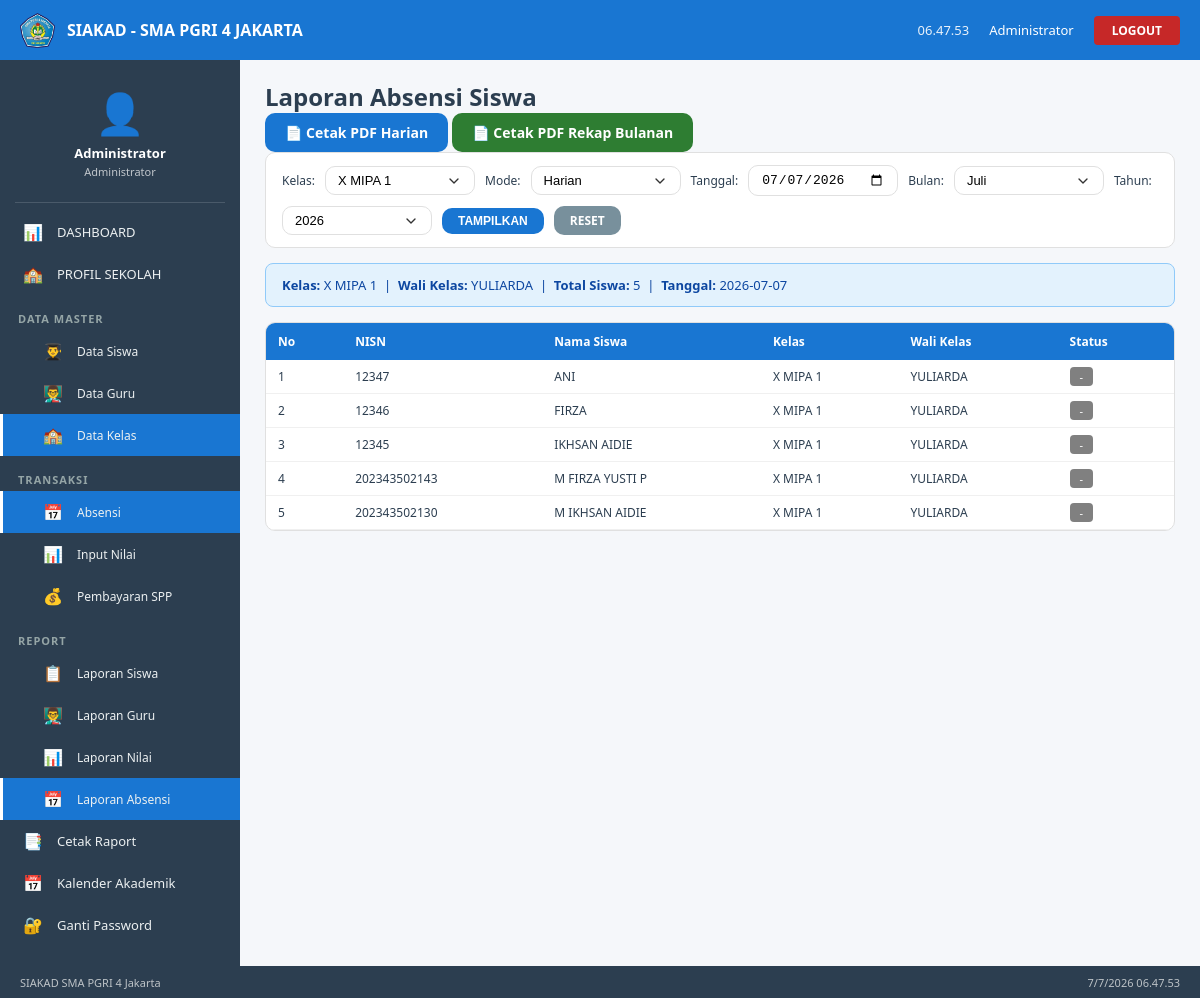
The app's page /laporan/absensi.php?kelas=X MIPA 1 (signed in) with its own data.
### tables this page shows
CREATE TABLE `tbl_guru` (
  `nip` varchar(20) NOT NULL,
  `jk` enum('Laki-laki','Perempuan') DEFAULT NULL,
  `nama_guru` varchar(100) NOT NULL,
  `mapel` varchar(50) NOT NULL,
  `password` varchar(255) DEFAULT md5('guru123'),
  `last_login` datetime DEFAULT NULL,
  `status` enum('aktif','nonaktif') DEFAULT 'aktif'
);

CREATE TABLE `tbl_siswa` (
  `nisn` varchar(20) NOT NULL,
  `nis` varchar(20) DEFAULT NULL,
  `nama` varchar(100) NOT NULL,
  `jk` enum('Laki-laki','Perempuan') NOT NULL,
  `tempat_lahir` varchar(50) DEFAULT NULL,
  `tgl_lahir` date DEFAULT NULL,
  `agama` enum('Islam','Kristen','Katolik','Hindu','Budha','Konghucu') NOT NULL,
  `alamat` text DEFAULT NULL,
  `no_hp` varchar(15) DEFAULT NULL,
  `email` varchar(50) DEFAULT NULL,
  `kelas` varchar(20) NOT NULL,
  `jurusan` varchar(30) DEFAULT NULL,
  `tahun_masuk` varchar(4) DEFAULT NULL,
  `nama_ayah` varchar(100) DEFAULT NULL,
  `nama_ibu` varchar(100) DEFAULT NULL
);

### laporan/absensi.php (the view, shortened to what this page needs)
<?php
include '../config/koneksi.php';
include '../includes/header.php';
$kelas = $_GET['kelas'] ?? '';
$tanggal = $_GET['tanggal'] ?? date('Y-m-d');
$bulan = $_GET['bulan'] ?? date('m');
$tahun = $_GET['tahun'] ?? date('Y');
$mode = $_GET['mode'] ?? 'harian';
$kelasList = mysqli_query($conn, "SELECT nama_kelas FROM tbl_kelas ORDER BY nama_kelas");
$waliKelas = '-';
if ($kelas) {
    $wk = mysqli_fetch_assoc(mysqli_query($conn, "SELECT wali_kelas FROM tbl_kelas WHERE nama_kelas = '$kelas'"));
    if ($wk) {
        $g = mysqli_fetch_assoc(mysqli_query($conn, "SELECT nama_guru FROM tbl_guru WHERE nip = '{$wk['wali_kelas']}'"));
        $waliKelas = $g['nama_guru'] ?? '-';
    }
}
$siswaList = null;
$total = 0;
if (!empty($kelas)) {
    $querySiswa = "SELECT * FROM tbl_siswa WHERE kelas = '$kelas' ORDER BY nama";
    $siswaList = mysqli_query($conn, $querySiswa);
    $total = mysqli_num_rows($siswaList);
}
?>
<div class="page-header">
    <h2>Laporan Absensi Siswa</h2>
    <div>
        <a href="absensi_pdf.php?kelas=<?php echo $kelas; ?>&tanggal=<?php echo $tanggal; ?>&mode=harian" class="btn btn-primary" target="_blank">📄 Cetak PDF Harian</a>
        <a href="absensi_pdf.php?kelas=<?php echo $kelas; ?>&bulan=<?php echo $bulan; ?>&tahun=<?php echo $tahun; ?>&mode=bulanan" class="btn btn-success" target="_blank">📄 Cetak PDF Rekap Bulanan</a>
    </div>
</div>
<div class="filter-bar">
    <form method="GET" style="display:flex;flex-wrap:wrap;gap:10px;align-items:center;width:100%;">
        <label>Kelas:</label>
        <select name="kelas" class="form-control" style="width:150px;">
            <?php while ($k = mysqli_fetch_assoc($kelasList)): ?>
                <option value="<?php echo $k['nama_kelas']; ?>" <?php echo $kelas == $k['nama_kelas'] ? 'selected' : ''; ?>><?php echo $k['nama_kelas']; ?></option>
            <?php endwhile; ?>
        </select>
        <label>Mode:</label>
        <select name="mode" class="form-control" style="width:120px;">
            <option value="harian" <?php echo $mode == 'harian' ? 'selected' : ''; ?>>Harian</option>
        </select>
        <label>Tanggal:</label>
        <input type="date" name="tanggal" class="form-control" value="<?php echo $tanggal; ?>" style="width:150px;">
        <label>Bulan:</label>
        <select name="bulan" class="form-control" style="width:120px;">
            <?php
            $bulanList = ['Januari', 'Februari', 'Maret', 'April', 'Mei', 'Juni', 'Juli', 'Agustus', 'September', 'Oktober', 'November', 'Desember'];
            foreach ($bulanList as $i => $b):
                $val = str_pad($i + 1, 2, '0', STR_PAD_LEFT);
            ?>
                <option value="<?php echo $val; ?>" <?php echo $bulan == $val ? 'selected' : ''; ?>><?php echo $b; ?></option>
            <?php endforeach; ?>
        </select>
        <label>Tahun:</label>
        <select name="tahun" class="form-control" style="width:100px;">
            <?php for ($y = date('Y') - 3; $y <= date('Y'); $y++): ?>
                <option value="<?php echo $y; ?>" <?php echo $tahun == $y ? 'selected' : ''; ?>><?php echo $y; ?></option>
            <?php endfor; ?>
        </select>
        <button type="submit" class="btn btn-primary">TAMPILKAN</button>
        <a href="absensi.php" class="btn btn-secondary">RESET</a>
    </form>
</div>
<?php if (!empty($kelas) && $total > 0): ?>
    <div class="notification notification-info">
        <strong>Kelas:</strong> <?php echo $kelas; ?> &nbsp;|&nbsp;
        <strong>Wali Kelas:</strong> <?php echo $waliKelas; ?> &nbsp;|&nbsp;
        <strong>Total Siswa:</strong> <?php echo $total; ?>
        <?php if ($mode == 'harian'): ?>
            &nbsp;|&nbsp; <strong>Tanggal:</strong> <?php echo $tanggal; ?>
        <?php else: ?>
            &nbsp;|&nbsp; <strong>Periode:</strong> <?php echo date('F', mktime(0, 0, 0, $bulan, 1)); ?> <?php echo $tahun; ?>
        <?php endif; ?>
    </div>
    <div class="table-container">
        <table class="table">
            <thead>
                <tr>
                    <th>No</th>
                    <th>NISN</th>
                    <th>Nama Siswa</th>
                    <th>Kelas</th>
                    <th>Wali Kelas</th>
                    <?php if ($mode == 'harian'): ?>
                        <th>Status</th>
                    <?php endif; ?>
                </tr>
            </thead>
            <tbody>
                <?php
                $no = 1;
                while ($row = mysqli_fetch_assoc($siswaList)):
                    if ($mode == 'harian') {
                        $status = '-';
                ?>
                        <tr>
                            <td><?php echo $no++; ?></td>
                            <td><?php echo $row['nisn']; ?></td>
                            <td><?php echo $row['nama']; ?></td>
                            <td><?php echo $row['kelas']; ?></td>
                            <td><?php echo $waliKelas; ?></td>
                            <td>
                                <?php
                                $bg = $status == 'Hadir' ? 'green' : ($status == 'Sakit' ? 'orange' : ($status == 'Izin' ? 'blue' : ($status == 'Alpa' ? 'red' : 'gray')));
                                echo "<span style='background:$bg;color:white;padding:2px 10px;border-radius:4px;font-size:11px;'>$status</span>";
                                ?>
                            </td>
                        </tr>
                <?php
                    }
                endwhile;
                ?>
            </tbody>
        </table>
    </div>
<?php elseif ($kelas): ?>
    <div class="notification notification-warning">Tidak ada siswa di kelas <?php echo $kelas; ?></div>
<?php endif; ?>
<?php include '../includes/footer.php'; ?>

### assets/css/style.css (style rules this page uses)
* { margin: 0; padding: 0; box-sizing: border-box; }
body { font-family: 'Segoe UI', Tahoma, Geneva, Verdana, sans-serif; background: #F5F7FA; color: #2C3E50; }
.form-control { width: 100%; padding: 10px 14px; border: 1px solid #E0E0E0; border-radius: 10px; font-size: 13px; transition: border-color 0.3s; background: white; }
select.form-control { appearance: none; background-repeat: no-repeat; background-position: right 12px center; background-size: 16px; }
.btn { padding: 10px 20px; border: none; border-radius: 10px; font-size: 14px; font-weight: bold; cursor: pointer; transition: background 0.3s; text-decoration: none; display: inline-block; text-align: center; }
.btn-primary { background: #1976D2; color: white; }
.btn-success { background: #2E7D32; color: white; }
.btn-secondary { background: #78909C; color: white; }
.table-container { overflow-x: auto; background: white; border-radius: 10px; border: 1px solid #E0E0E0; margin-top: 15px; }
.table { width: 100%; border-collapse: collapse; font-size: 12px; }
.table th { background: #1976D2; color: white; padding: 10px 12px; text-align: left; font-weight: 600; white-space: nowrap; }
.table td { padding: 8px 12px; border-bottom: 1px solid #f0f0f0; }
.filter-bar { display: flex; flex-wrap: wrap; gap: 12px; align-items: center; background: white; padding: 12px 16px; border-radius: 10px; border: 1px solid #E0E0E0; margin-bottom: 15px; }
.filter-bar label { font-size: 12px; font-weight: 500; }
.filter-bar .form-control { width: auto; min-width: 150px; padding: 6px 12px; }
.filter-bar .btn { padding: 6px 16px; font-size: 12px; }
.notification { padding: 12px 16px; border-radius: 8px; margin-bottom: 15px; font-size: 13px; }
.notification-info { background: #E3F2FD; color: #0D47A1; border: 1px solid #90CAF9; }

### records on screen
tbl_guru: nama_guru "YULIARDA"
tbl_siswa: nisn "12347", nama "ANI", kelas "X MIPA 1", status "-"
tbl_siswa: nisn "12346", nama "FIRZA", kelas "X MIPA 1", status "-"
tbl_siswa: nisn "12345", nama "IKHSAN AIDIE", kelas "X MIPA 1", status "-"
tbl_siswa: nisn "202343502143", nama "M FIRZA YUSTI P", kelas "X MIPA 1", status "-"
tbl_siswa: nisn "202343502130", nama "M IKHSAN AIDIE", kelas "X MIPA 1", status "-"

### other values on screen
$_SESSION['nama'] "Administrator"
$kelas "X MIPA 1"
$total "5"
$tanggal "2026-07-07"
form field kelas "X MIPA 1"
form field bulan "Juli"
form field tahun "2026"
